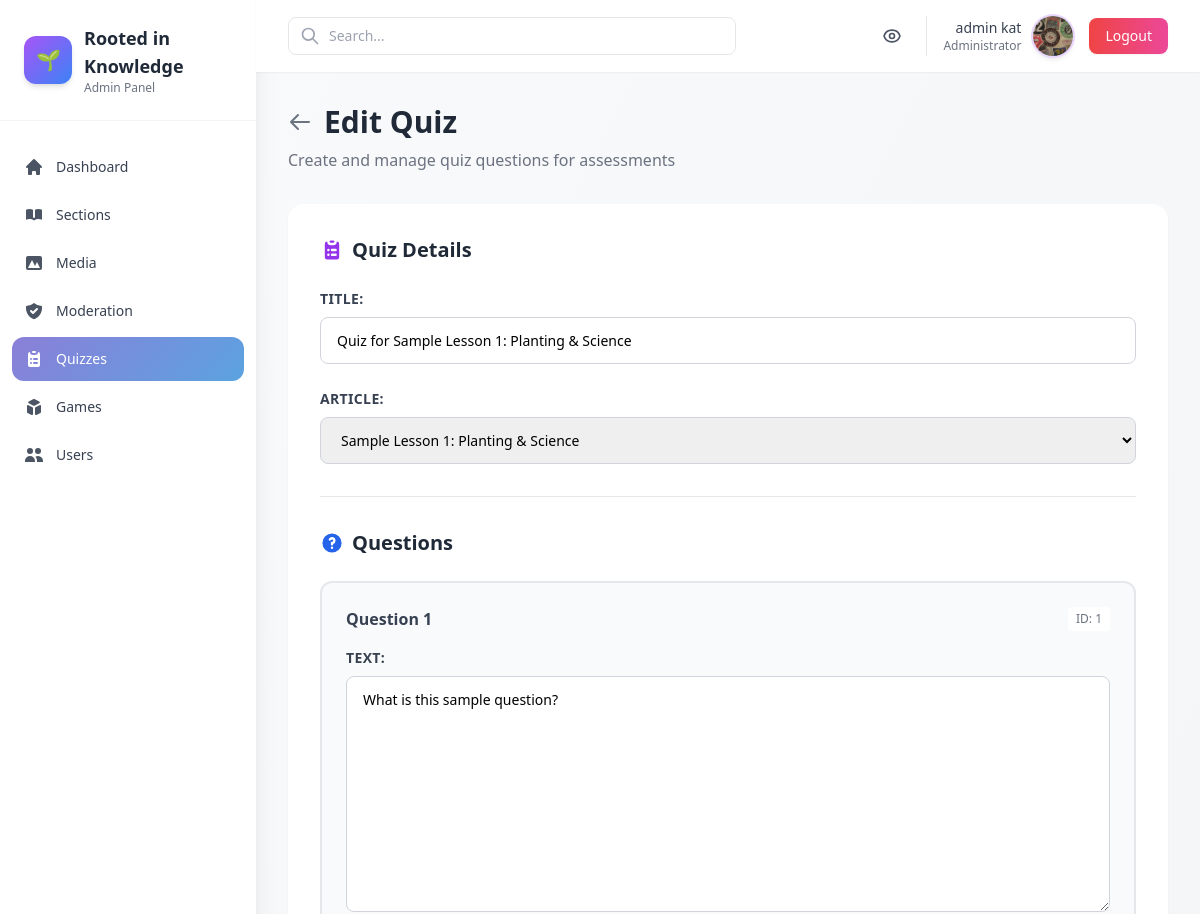
Before: /admin-panel/quizzes/1/edit/ (signed in, upper part) with the older database file.
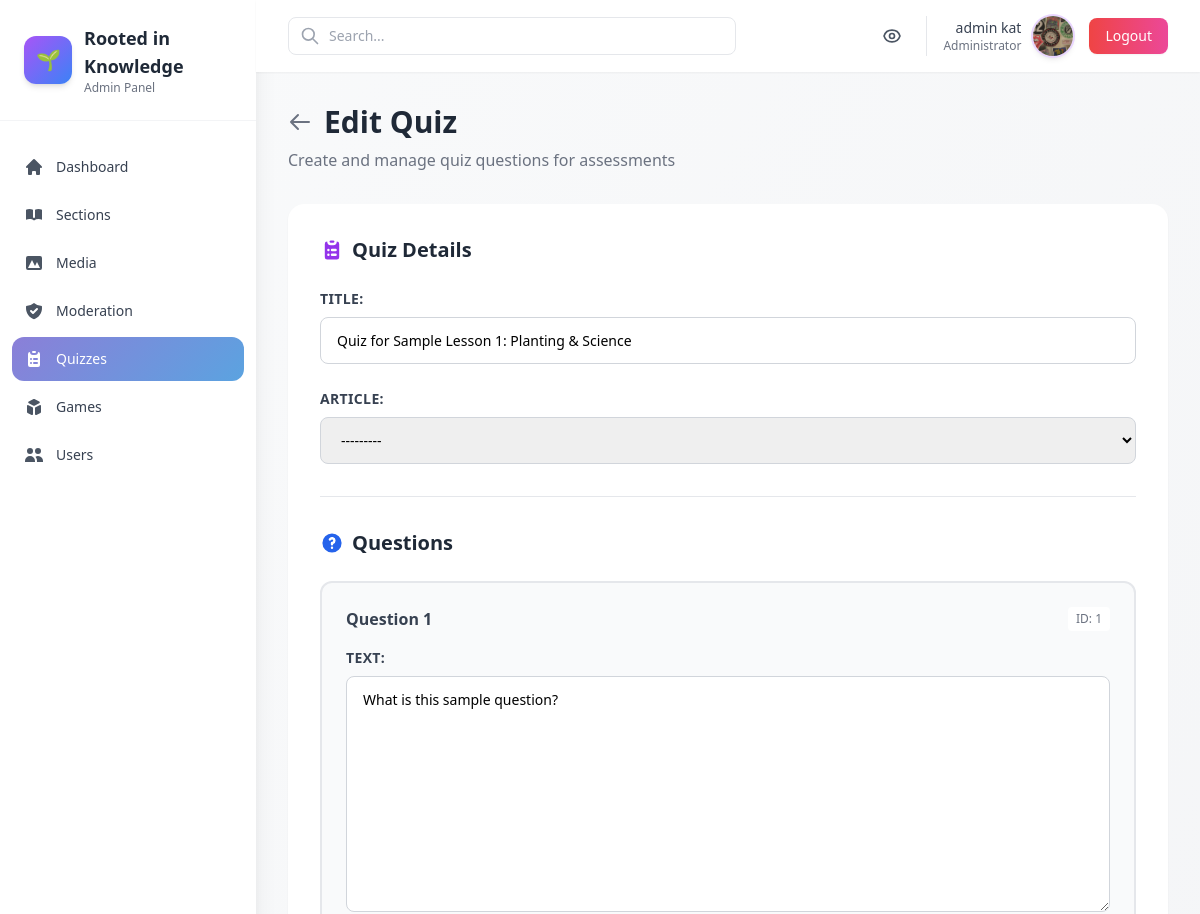
After: the same page with the newer database file.
### quizzes/models.py (models this page shows, shortened)
class Quiz(models.Model):
    title = models.CharField(max_length=200)
    article = models.ForeignKey(Article, on_delete=models.SET_NULL, null=True, blank=True)

### core/models.py (models this page shows)
class Article(models.Model):
    CATEGORY_CHOICES = [
        ('planting', 'Planting & Science'),
        ('culture', 'Culture & History'),
        ('economics', 'Economics & Sustainability'),
        ('creative', 'Creative Minasa'),
    ]
    title = models.CharField(max_length=200)
    slug = models.SlugField(unique=True)
    category = models.CharField(max_length=50, choices=CATEGORY_CHOICES)
    excerpt = models.TextField(blank=True)
    content = models.TextField()
    video = models.FileField(upload_to='videos/', blank=True, null=True)
    pdf = models.FileField(upload_to='pdfs/', blank=True, null=True)
    cover_image = models.ImageField(upload_to='article_covers/', blank=True, null=True)
    created_at = models.DateTimeField(auto_now_add=True)
    def __str__(self):
        return self.title

### core/admin_panel/views.py (the view, shortened to what this page needs)
# urls.py: path('admin-panel/quizzes/<int:pk>/edit/', admin_views.QuizUpdateView.as_view(), name='admin_quiz_edit'),
@method_decorator(staff_member_required, name='dispatch')
class QuizUpdateView(UpdateView):
    model = Quiz
    fields = ['title', 'article']
    template_name = 'core/admin_panel/quiz_form.html'
    success_url = reverse_lazy('core:admin_quizzes')
    def get(self, request, *args, **kwargs):
        self.object = self.get_object()
        form = self.get_form()
        formset = QuizFormSet(instance=self.object)
        return render(request, self.template_name, {'form': form, 'formset': formset})

### core/templates/core/admin_panel/quiz_form.html (shortened to what this page needs)
{% extends 'core/admin_panel/base.html' %}
{% block content %}
<div class="mb-8">
  <div class="flex items-center gap-3 mb-2">
    <a href="{% url 'core:admin_quizzes' %}" class="text-gray-500 hover:text-gray-700">
      <svg class="w-6 h-6" fill="none" stroke="currentColor" viewBox="0 0 24 24">
        <path stroke-linecap="round" stroke-linejoin="round" stroke-width="2" d="M10 19l-7-7m0 0l7-7m-7 7h18"></path>
      </svg>
    </a>
    <h1 class="text-3xl font-bold text-gray-800">{% if form.instance.pk %}Edit{% else %}Add{% endif %} Quiz</h1>
  </div>
  <p class="text-gray-500">Create and manage quiz questions for assessments</p>
</div>
<div class="max-w-4xl">
  <div class="bg-white rounded-2xl shadow-sm p-8">
    <form method="post">
      <div class="mb-8">
        <h2 class="text-xl font-bold text-gray-800 mb-6 flex items-center gap-2">
          Quiz Details
        </h2>
        <div class="space-y-6">
          {{ form.as_p }}
        </div>
      </div>
      <div class="border-t border-gray-200 pt-8">
        <h2 class="text-xl font-bold text-gray-800 mb-6 flex items-center gap-2">
          Questions
        </h2>
        <div id="questions-container" class="space-y-4">
          {% for f in formset.forms %}
            <div class="bg-gray-50 border-2 border-gray-200 rounded-xl p-6 hover:border-purple-300 transition-colors">
              <div class="flex items-center justify-between mb-4">
                <h3 class="font-semibold text-gray-700">Question {{ forloop.counter }}</h3>
                {% if f.instance.pk %}
                  <span class="text-xs text-gray-500 bg-white px-2 py-1 rounded">ID: {{ f.instance.pk }}</span>
                {% else %}
                  <span class="text-xs text-green-600 bg-green-50 px-2 py-1 rounded">New</span>
                {% endif %}
              </div>
              <div class="space-y-4">
                {{ f.as_p }}
              </div>
            </div>
          {% endfor %}
        </div>
      </div>
    </form>
  </div>
</div>
{% endblock %}

Changed rows visible on the page:
changed Quiz "Quiz for Sample Lesson 1: Planting & Science": article "Sample Lesson 1: Planting & Science" → "---------"
